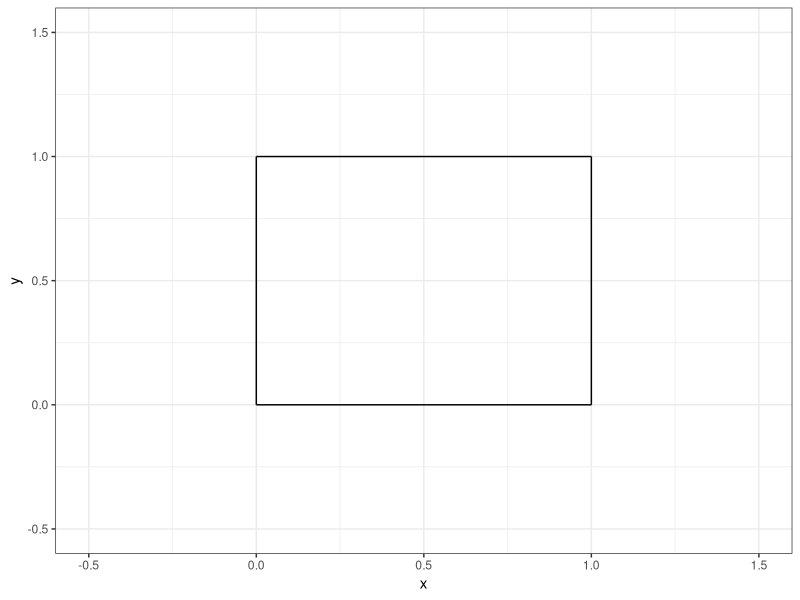
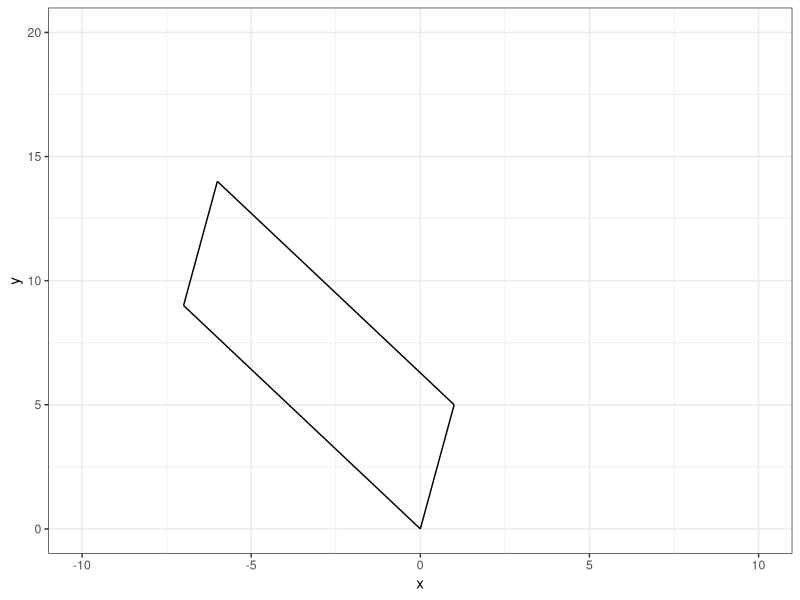
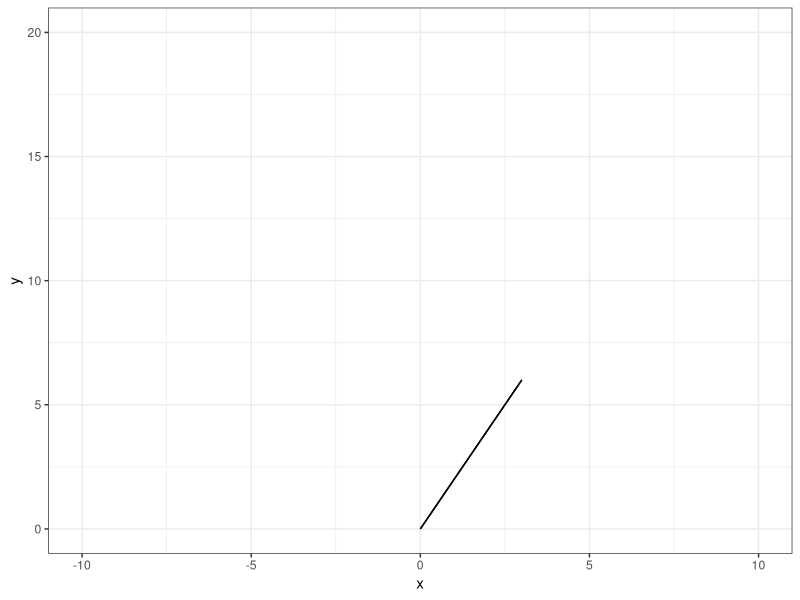
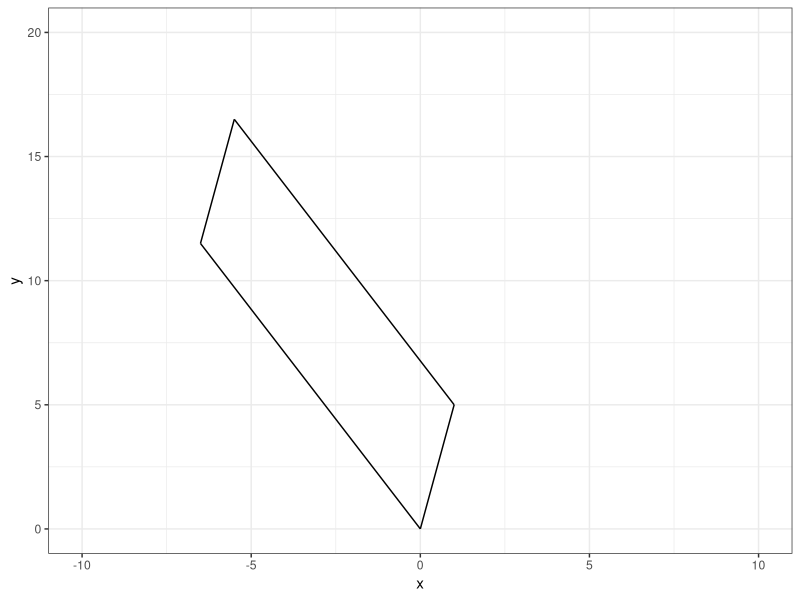
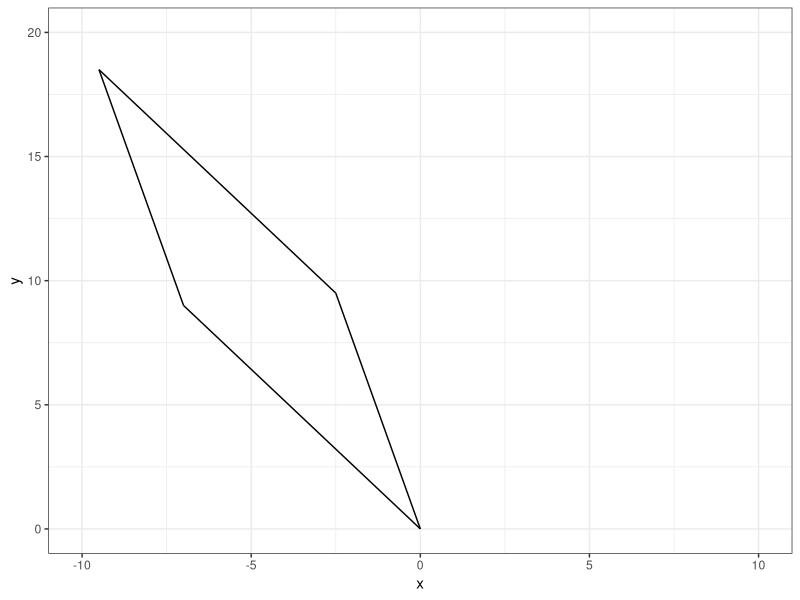
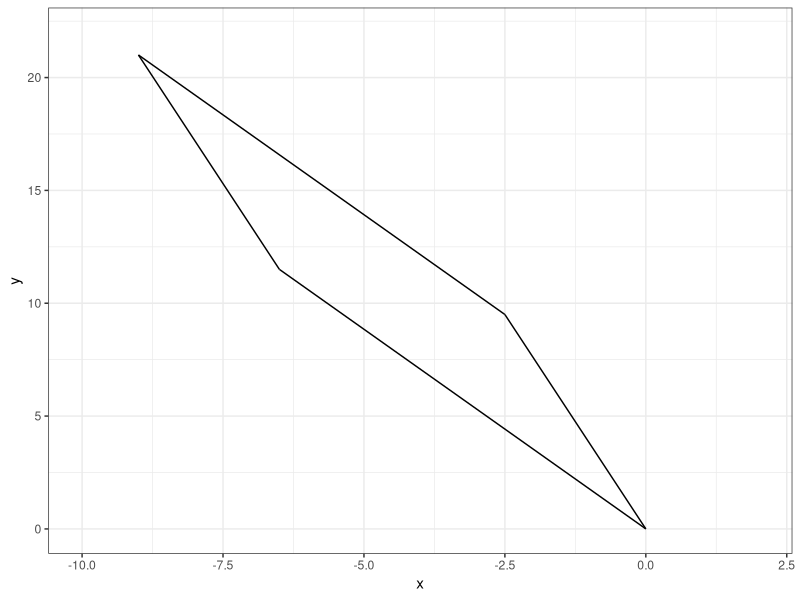
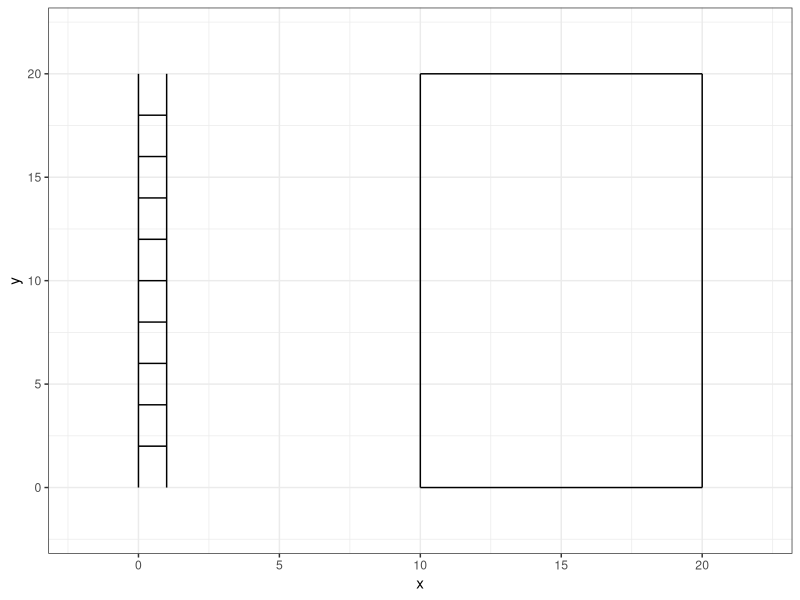

The R source for these figures, in order:
## ---- chunk 1
#| echo: false

default_chunk_hook  <- knitr::knit_hooks$get("chunk")

latex_font_size <- c("Huge", "huge", "LARGE", "Large", 
                     "large", "normalsize", "small", 
                     "footnotesize", "scriptsize", "tiny")

knitr::knit_hooks$set(chunk = function(x, options) {
  x <- default_chunk_hook(x, options)
  if(options$size %in% latex_font_size) {
    paste0("\n \\", options$size, "\n\n", 
      x, 
      "\n\n \\normalsize"
    )
  } else {
    x
  }
})

## ---- chunk 2
#| label: load-packages
#| include: false
library(tidyverse)
## ---- chunk 3
#| label: fig-unitsquare
#| fig-cap: "The unit square."
#| fig-width: 3
#| fig-height: 3
#| scale: "80%"
#| fig-align: "center"
#| size: "scriptsize"
ggplot() +
  geom_segment(aes(x = 0, xend = 0,
                   y=0, yend = 1))+
  geom_segment(aes(x = 0, xend = 1,
                   y=1, yend = 1))+
  geom_segment(aes(x = 1, xend = 1,
                   y=0, yend = 1))+
  geom_segment(aes(x = 0, xend = 1,
                   y=0, yend = 0)) +
  theme_bw() + 
  xlim(-0.5, 1.5)+
  ylim(-0.5, 1.5)+
  labs(x = "x", 
       y = "y")
## ---- chunk 4
#| size: "scriptsize"
#| code-fold: FALSE
# I'm going to annoy you with using only by column
(M = matrix(c(1,0,0,1),2,2)) 
## ---- chunk 5
#| size: "scriptsize"
#| code-fold: FALSE

(A = matrix(c(1,5,-7,9),2,2))
## ---- chunk 6
#| size: "scriptsize"
#| code-fold: FALSE

(T = A%*%M)
## ---- chunk 7
(basis.vector.1 = T[,1])
(basis.vector.2 = T[,2])

## ---- chunk 8
#| size: "scriptsize"
#| code-fold: FALSE

(p0 = c(0,0))
(p1 = basis.vector.1)
(p2 = basis.vector.1 + basis.vector.2)
(p3 = basis.vector.2)

## ---- chunk 9
#| label: fig-matrixT
#| fig-cap: "Matrix T on a Graph."
#| fig-width: 3
#| fig-height: 3
#| scale: "80%"
#| fig-align: "center"
#| size: "scriptsize"
ggplot() +
  geom_segment(aes(x = p0[1], y = p0[2], xend = p1[1], yend = p1[2])) +
  geom_segment(aes(x = p1[1], y = p1[2], xend = p2[1], yend = p2[2])) +
  geom_segment(aes(x = p2[1], y = p2[2], xend = p3[1], yend = p3[2])) +
  geom_segment(aes(x = p3[1], y = p3[2], xend = p0[1], yend = p0[2])) +
  theme_bw() + 
  xlim(-10, 10)+
  ylim(0, 20)+
  labs(x = "x", 
       y = "y")
## ---- chunk 10
#| size: "scriptsize"
#| code-fold: FALSE

(det(A))
## ---- chunk 11
#| size: "scriptsize"
#| code-fold: FALSE

(A = matrix(c(1,2,2,4),2,2))
## ---- chunk 12
(T = A%*%M)
## ---- chunk 13
#| size: "scriptsize"
#| code-fold: FALSE

(basis.vector.1 = T[,1])
(basis.vector.2 = T[,2])
## ---- chunk 14
#| size: "scriptsize"
#| code-fold: FALSE

(p0 = c(0,0))
(p1 = basis.vector.1)
(p2 = basis.vector.1+basis.vector.2)
(p3 = basis.vector.2)
## ---- chunk 15
#| label: fig-matrixT2
#| fig-cap: "Matrix T (ver. 2) on a Graph."
#| fig-width: 3
#| fig-height: 3
#| scale: "80%"
#| fig-align: "center"
#| size: "scriptsize"
ggplot() +
  geom_segment(aes(x = p0[1], y = p0[2], xend = p1[1], yend = p1[2])) +
  geom_segment(aes(x = p1[1], y = p1[2], xend = p2[1], yend = p2[2])) +
  geom_segment(aes(x = p2[1], y = p2[2], xend = p3[1], yend = p3[2])) +
  geom_segment(aes(x = p3[1], y = p3[2], xend = p0[1], yend = p0[2])) +
  theme_bw() + 
  xlim(-10, 10)+
  ylim(0, 20)+
  labs(x = "x", 
       y = "y")
## ---- chunk 16
#| size: "scriptsize"
#| code-fold: FALSE

(det(A))
## ---- chunk 17
#| size: "scriptsize"
#| code-fold: FALSE
(Mv = matrix(c(1,0,0.5,1),2,2))
(A = matrix(c(1,5,-7,9),2,2))

(T = A%*%Mv)

(p0 = c(0,0))
(p1 = T[,1])
(p2 = T[,1]+T[,2])
(p3 = T[,2])
## ---- chunk 18
#| label: fig-matrix3.1
#| fig-cap: "Matrix 3.1 on a Graph."
#| fig-width: 3
#| fig-height: 3
#| scale: "80%"
#| fig-align: "center"
#| size: "scriptsize"
ggplot() +
  geom_segment(aes(x = p0[1], y = p0[2], xend = p1[1], yend = p1[2]))+
  geom_segment(aes(x = p1[1], y = p1[2], xend = p2[1], yend = p2[2]))+
  geom_segment(aes(x = p2[1], y = p2[2], xend = p3[1], yend = p3[2]))+
  geom_segment(aes(x = p3[1], y = p3[2], xend = p0[1], yend = p0[2]))+
  theme_bw() + 
  xlim(-10, 10)+
  ylim(0, 20)+
  labs(x = "x", 
       y = "y")

(det(A))
## ---- chunk 19
#| size: "scriptsize"
#| code-fold: FALSE
(Mh = matrix(c(1,0.5,0,1),2,2))
(A = matrix(c(1,5,-7,9),2,2))

(T = A%*%Mh)

(p0 = c(0,0))
(p1 = T[,1])
(p2 = T[,1]+T[,2])
(p3 = T[,2])
## ---- chunk 20
#| label: fig-matrix3.2
#| fig-cap: "Matrix 3.2 on a Graph."
#| fig-width: 3
#| fig-height: 3
#| scale: "80%"
#| fig-align: "center"
#| size: "scriptsize"
ggplot() +
  geom_segment(aes(x = p0[1], y = p0[2], xend = p1[1], yend = p1[2]))+
  geom_segment(aes(x = p1[1], y = p1[2], xend = p2[1], yend = p2[2]))+
  geom_segment(aes(x = p2[1], y = p2[2], xend = p3[1], yend = p3[2]))+
  geom_segment(aes(x = p3[1], y = p3[2], xend = p0[1], yend = p0[2]))+
  theme_bw() + 
  xlim(-10, 10)+
  ylim(0, 20)+
  labs(x = "x", 
       y = "y")

(det(A))
## ---- chunk 21
#| size: "scriptsize"
#| code-fold: FALSE
(Mvh = matrix(c(1,0.5,0.5,1),2,2))
(A = matrix(c(1,5,-7,9),2,2))

(T = A%*%Mvh)

(p0 = c(0,0))
(p1 = T[,1])
(p2 = T[,1]+T[,2])
(p3 = T[,2])
## ---- chunk 22
#| label: fig-matrix3.3
#| fig-cap: "Matrix 3.3 on a Graph."
#| fig-width: 3
#| fig-height: 3
#| scale: "80%"
#| fig-align: "center"
#| size: "scriptsize"
ggplot() +
  geom_segment(aes(x = p0[1], y = p0[2], xend = p1[1], yend = p1[2]))+
  geom_segment(aes(x = p1[1], y = p1[2], xend = p2[1], yend = p2[2]))+
  geom_segment(aes(x = p2[1], y = p2[2], xend = p3[1], yend = p3[2]))+
  geom_segment(aes(x = p3[1], y = p3[2], xend = p0[1], yend = p0[2]))+
  theme_bw() + 
  xlim(-10, 2)+
  ylim(0, 22)+
  labs(x = "x", 
       y = "y")

(det(A))
## ---- chunk 23
#| size: "scriptsize"
#| code-fold: FALSE
(x=c(c(0,0,1,1),rep(c(0,1),times=9)))
(y=c(c(0,20,0,20),rep(seq(from=2,to=18,by=2),each=2)))
(group = rep(seq(from=1,to=11),each=2))
ladder = data.frame("x"= x, "y"=y, "group" = group)
(ladder)
## ---- chunk 24
#| label: fig-ladder
#| fig-cap: "A ladder."
#| fig-width: 3
#| fig-height: 3
#| scale: "80%"
#| fig-align: "center"
#| size: "scriptsize"
ggplot() +
  geom_path(data = ladder, 
              aes(x = x, y = y, group = group)) +
                  geom_segment(aes(x = 10, xend = 10,
                   y=0, yend = 20))+
  geom_segment(aes(x = 10, xend = 20,
                   y=20, yend = 20))+
  geom_segment(aes(x = 20, xend = 20,
                   y=0, yend = 20))+
  geom_segment(aes(x = 10, xend = 20,
                   y=0, yend = 0)) +
  theme_bw() +
  xlim(-2,22) +
  ylim(-2,22)
## ---- chunk 25
#| size: "scriptsize"
#| code-fold: FALSE
A = as.matrix(ladder[,c("x","y")])
(A)
Mh = matrix(c(1,0.5,0,1),2,2)
(Mh)
T = A%*%Mh
(T)
## ---- chunk 26
#| size: "scriptsize"
#| code-fold: FALSE
leaning.ladder=data.frame("x" = T[,1], "y" = T[,2], "group" = ladder[,c("group")])
(leaning.ladder)
